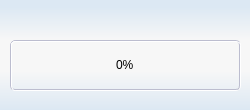
<?xml version="1.0" encoding="UTF-8"?>
<ui version="4.0">
 <class>Progress</class>
 <widget class="QMainWindow" name="Progress">
  <property name="geometry">
   <rect>
    <x>0</x>
    <y>0</y>
    <width>250</width>
    <height>110</height>
   </rect>
  </property>
  <property name="minimumSize">
   <size>
    <width>250</width>
    <height>110</height>
   </size>
  </property>
  <property name="maximumSize">
   <size>
    <width>250</width>
    <height>110</height>
   </size>
  </property>
  <property name="windowTitle">
   <string>Caricamento</string>
  </property>
  <widget class="QWidget" name="centralWidget">
   <property name="styleSheet">
    <string notr="true">/* sets background color  */
QWidget {
background-color:rgba(255,255,255,0);
}
QWidget#centralWidget{
	/*background-color: qlineargradient(spread:reflect, x1:0, y1:1, x2:0, y2:0, stop:0 rgba(217, 239, 255, 255), stop:0.5 rgba(239, 248, 255, 255), stop:1 rgba(210, 236, 255, 255));
	background-color: qlineargradient(spread:pad, x1:0, y1:1, x2:0, y2:0, stop:0 rgba(223, 246, 255, 255), stop:0.481132 rgba(243, 243, 243, 255), stop:0.995261 rgba(223, 246, 255, 255));*/
	
	background-color: qlineargradient(spread:pad, x1:0, y1:1, x2:0, y2:0, stop:0 rgba(220, 232, 243, 255), stop:0.35545 rgba(247, 247, 247, 255), stop:0.635071 rgba(247, 247, 247, 255), stop:0.933649 rgba(220, 232, 243, 255));
	
}

 QProgressBar {
     border: 2px groove rgb(188, 189, 207);
     border-radius: 5px;
	text-align: center;
 }
 QProgressBar::chunk {
	
	background-color: qlineargradient(spread:pad, x1:0, y1:1, x2:0, y2:0, stop:0.0272727 rgba(146, 179, 203, 255), stop:1 rgba(228, 240, 248, 255));
     width: 10px;
     margin: 0px;
 }
</string>
   </property>
   <widget class="QProgressBar" name="progressBar">
    <property name="geometry">
     <rect>
      <x>10</x>
      <y>40</y>
      <width>231</width>
      <height>51</height>
     </rect>
    </property>
    <property name="font">
     <font>
      <family>Arial</family>
     </font>
    </property>
    <property name="value">
     <number>0</number>
    </property>
   </widget>
   <widget class="QLabel" name="label">
    <property name="geometry">
     <rect>
      <x>10</x>
      <y>10</y>
      <width>231</width>
      <height>19</height>
     </rect>
    </property>
    <property name="font">
     <font>
      <family>Arial</family>
     </font>
    </property>
    <property name="text">
     <string/>
    </property>
   </widget>
  </widget>
 </widget>
 <layoutdefault spacing="6" margin="11"/>
 <resources/>
 <connections/>
</ui>
